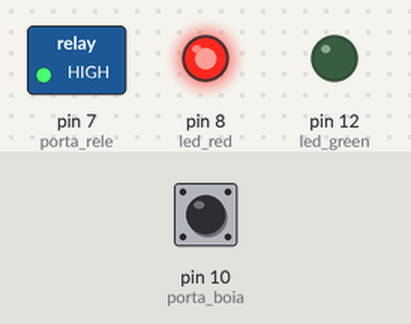
Bench run of a sketch on a simulated Arduino Uno, built with avr-gcc and run on an emulated ATmega328P. Shown: switched loads named in the sketch (green lamp = pin HIGH), output pins drawn as LEDs (lit = HIGH). The test bench sets the inputs (shaded band); at power-on: pin 10 (porta_boia) LOW. What the sketch prints to the serial monitor is not drawn.

Above: at 10.8 s.
10.9 s: pin 10 (porta_boia) pulsed HIGH 2 times (0.12 s each, 0.3 s apart)
14.5 s: pin 10 (porta_boia) pulsed HIGH 5 times (0.12 s each, 0.3 s apart)
Timing chart, 0 to 17.5 s (numbered marks = the images above; inputs shaded):
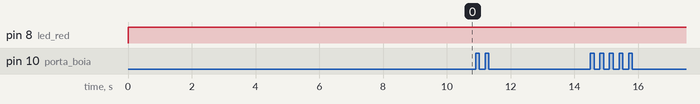

The sketch:

Teste_rele_2.ino
```cpp
#include "TimerOne.h"
#include "Arduino.h"

//Tempo anterior para auxilio da função millis
long tempo_anterior = 0;
//Pino do relé para ligar e desligar a bomba
int porta_rele = 7;
//Pino boia para averiguar o nivel do reservatorio
int porta_boia = 10;
//Leds indicadores de status
int led_red = 8;
int led_green = 12;
//Armazena o estado do rele - 0 (LOW) ou 1 (HIGH)
int estado_rele = 0;
//variaveis gerais
int leitura = LOW;

void setup(){

  Serial.begin(9600);

  //Inicia o Timer1 e define a função de chamada da interrupção.
  //Timer1.initialize(1000000);
  //Timer1.attachInterrupt();

  //Define pinos para o rele como saida
  pinMode(porta_rele, OUTPUT); //7
  pinMode(led_red, OUTPUT);    //8
  pinMode(led_green, OUTPUT);   //12
  pinMode(porta_boia, INPUT); // 10

  //Estado inicial dos reles - desligados
  digitalWrite(porta_rele, HIGH);
  controladorLED();
}

void loop(){
  unsigned long tempo_atual = millis();
  leitura = digitalRead(porta_boia);

  if(leitura != LOW){
    if(tempo_atual - tempo_anterior > intervalo()){
      tempo_anterior = tempo_atual;
      bomba();
    }
  }else{
    Serial.println("Interrupcao Ativa - Reservatorio Cheio");
    if(estado_rele == 0){
      desligarBomba();
      delay(10000);
    }
    tempo_anterior = tempo_atual;
  }
}

int intervalo(){

  int retorno = 0;

  if(estado_rele == 1){
    retorno = 100000;//1h desligada
  }else{
    retorno = 16000;//15min ligada
  }

  return(retorno);
}

void bomba(){

  if(estado_rele == 1){
    ligarBomba();
  }else{
    desligarBomba();
  }
}

void ligarBomba(){

  //LIGAR BOMBA
  estado_rele = 0;
  controladorLED();
  digitalWrite(porta_rele, estado_rele);
  Serial.println("Bomba ligada!!");
}

void desligarBomba(){

  //DESLIGAR BOMBA
  estado_rele = 1;
  controladorLED();
  digitalWrite(porta_rele, estado_rele);
  Serial.println("Bomba desligada!!");
}

void controladorLED(){

  if(estado_rele == 1){
    digitalWrite(led_green, LOW);
    digitalWrite(led_red, HIGH);
  }else{
    digitalWrite(led_red, LOW);
    digitalWrite(led_green, HIGH);
  }
}
```

Measured:
- after the input at 10.9 s, every drawn part: stays the same
- after the input at 14.5 s, every drawn part: stays the same
